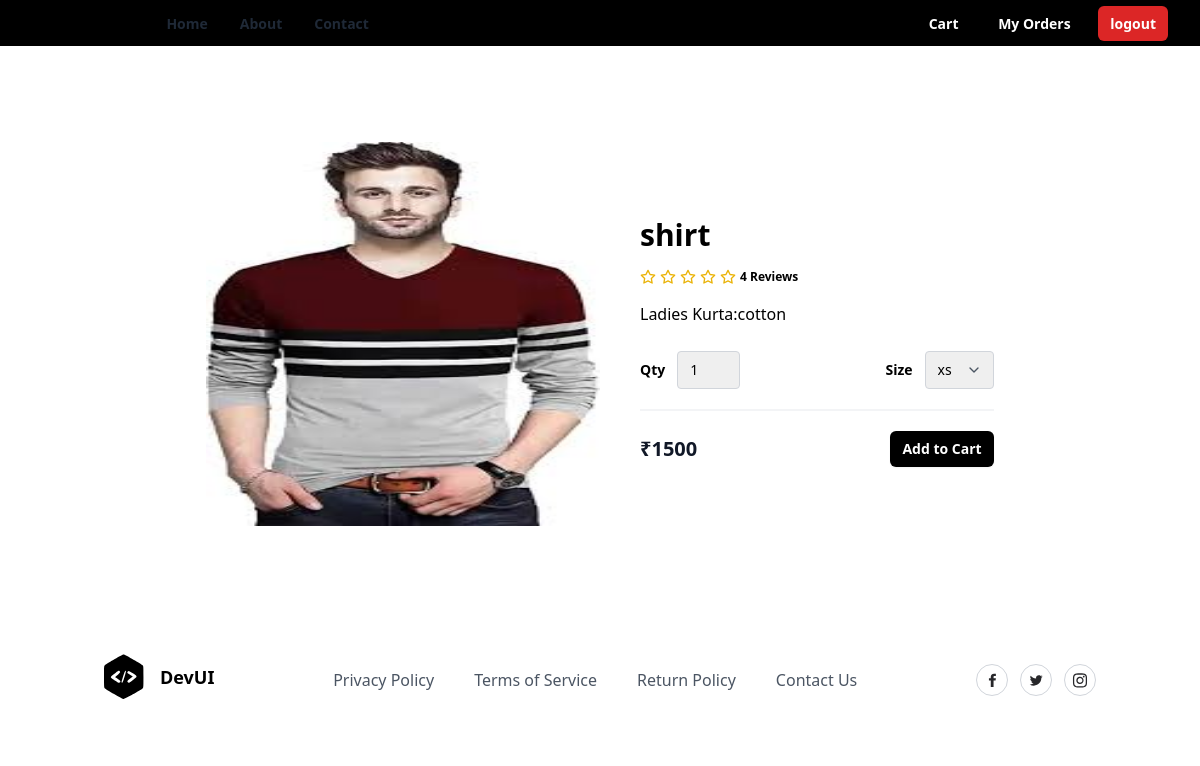
The page /products/1/ on the database its author committed.
### store/models.py (models this page shows, shortened)
class Product(models.Model):
    title = models.CharField(max_length=200)
    description = models.TextField(null=True, blank=True)
    size_object = models.ManyToManyField(Size)
    category_object = models.ForeignKey(Category, on_delete=models.CASCADE)
    brand_object = models.ForeignKey(Brand, on_delete=models.CASCADE)
    image = models.ImageField(upload_to='product_images', null=True, blank=True, default='product_images/default.jpg')
    price = models.PositiveIntegerField()
    tag_object=models.ManyToManyField(Tag)
    created_date = models.DateTimeField(auto_now_add=True)
    updated_date = models.DateTimeField(auto_now=True)
    is_active = models.BooleanField(default=True)

### store/views.py (the view)
# urls.py: path('products/<int:pk>/',views.ProductDetailView.as_view(),name="product-detail"),
class ProductDetailView(View):
    def get(self,request,*args,**kwargs):
        id=kwargs.get("pk")
        qs=Product.objects.get(id=id)
        return render(request,"product_detail.html",{"data":qs})

### store/templates/product_detail.html (shortened to what this page needs)
{%extends 'base.html'%}
{%block main_block%}
<section class="overflow-hidden">
    <form action="{%url 'add-cart' data.id%}" method="post">
     <div class="mx-auto max-w-5xl px-5 py-24">
        <div class="mx-auto flex flex-wrap items-center lg:w-4/5">
            <img alt="Nike Air Max 21A" class="h-64 w-full rounded object-fill lg:h-96 lg:w-1/2"
                src="{{data.image.url}}" />
            <div class="mt-6 w-full lg:mt-0 lg:w-1/2 lg:pl-10">
                <h1 class="my-4 text-3xl font-semibold text-black"> {{data.title}}</h1>
                <div class="my-4 flex items-center">
                    <span class="flex items-center space-x-1">
                        <span class="ml-3 inline-block text-xs font-semibold">
                            4 Reviews
                        </span>
                    </span>
                </div>
                <p class="leading-relaxed">
                    {{data.description}}
                </p>
                <div class="mb-5 mt-6 flex items-center border-b-2 border-gray-100 pb-5">
                    <div class="flex items-center">
                        <span class="mr-3 text-sm font-semibold">Qty</span>
                        <select name="qty"
                            class="appearance-none rounded border border-gray-300 py-2 pl-3 pr-10 text-sm focus:border-black focus:outline-none focus:ring-2 focus:ring-black">
                            <option value="1">1</option>
                        </select>
                    </div>
                    <div class="ml-auto flex items-center">
                        <span class="mr-3 text-sm font-semibold">Size</span>
                        <div class="relative">
                            <select name="size"
                                class="appearance-none rounded border border-gray-300 py-2 pl-3 pr-10 text-sm focus:border-black focus:outline-none focus:ring-2 focus:ring-black">
                                {%for sob in data.size_object.all%}
                                <option value="{{sob.name}}">{{sob.name}}</option>
                                {%endfor%}
                            </select>
                            <span
                                class="pointer-events-none absolute right-0 top-0 flex h-full w-10 items-center justify-center text-center text-gray-600">
                            </span>
                        </div>
                    </div>
                </div>
                <div class="flex items-center justify-between">
                    <span class="title-font text-xl font-bold text-gray-900">
                        ₹{{data.price}}
                    </span>
                    <button type="submit"
                        class="rounded-md bg-black px-3 py-2 text-sm font-semibold text-white shadow-sm hover:bg-black/80 focus-visible:outline focus-visible:outline-2 focus-visible:outline-offset-2 focus-visible:outline-black">
                        Add to Cart
                    </button>
                </div>
            </div>
        </div>
    </div>
    </form>
</section>
{%endblock%}

### rows shown on the page
Product: image (picture), title "shirt", description "Ladies Kurta:cotton", price "1500"

### other values the page prints
form field size "xs"
